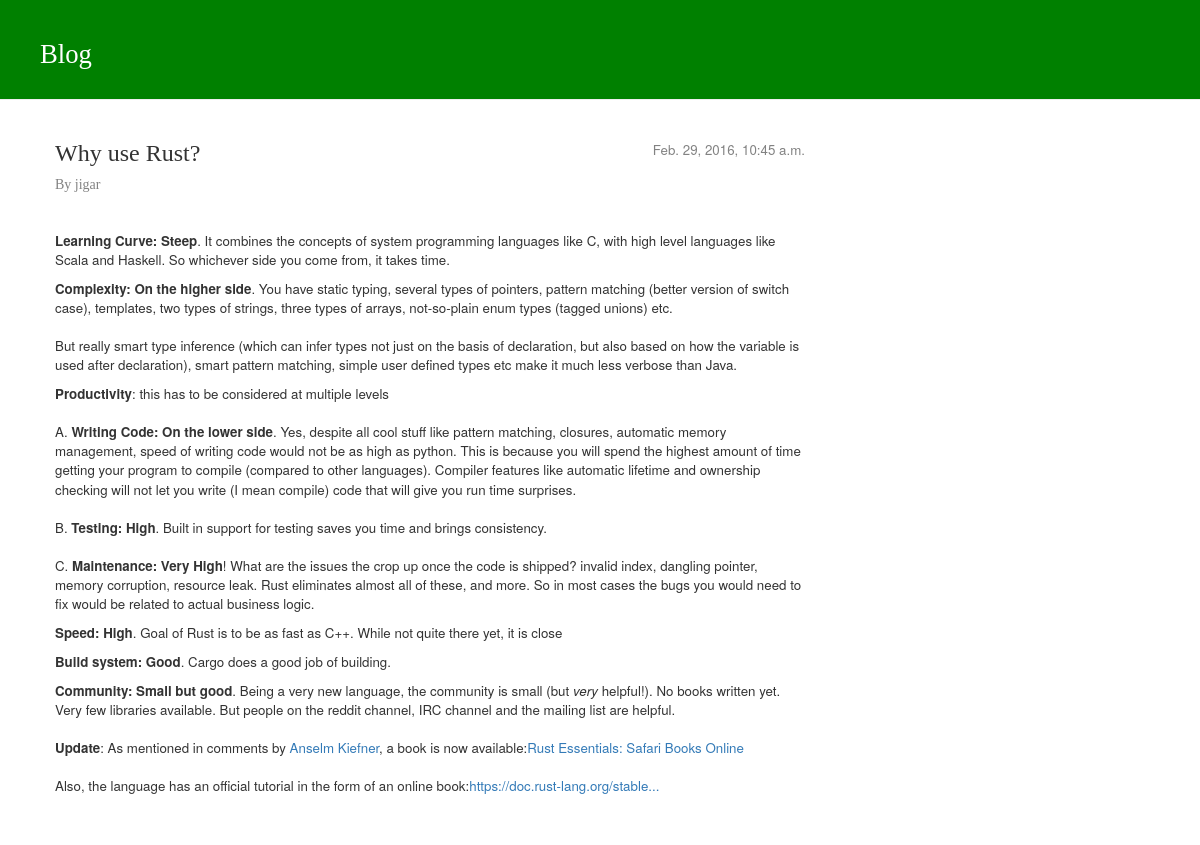
The page /study/post/6/ on the database its author committed.
### practice/models.py (models this page shows, shortened)
class Post(models.Model):
    author = models.ForeignKey('auth.User')
    title = models.CharField(max_length=200)
    text = RichTextField()
    created_date = models.DateTimeField(
            default=timezone.now)
    published_date = models.DateTimeField(
            blank=True, null=True)

### practice/views.py (the view)
# urls.py: url(r'^post/(?P<pk>[0-9]+)/$', post_detail, name='post_detail'),
def post_detail(request, pk):
    post = get_object_or_404(Post, pk=pk)
    return render(request, 'practice/blog_detail.html', {'post': post})

### practice/templates/practice/blog_detail.html
{% extends 'practice/base.html' %}
{% block content %}
    <div class="post">
        {% if post.published_date %}
            <div class="date">
                {{ post.published_date }}
            </div>
        {% endif %}
        <h3>{{ post.title }}</h3>
        <h5 class="author">By {{post.author}}</h5><br>
        <p>{{ post.text|safe|linebreaks }}</p>
    </div>
{% endblock %}

### practice/static/css/blog.css (style rules this page uses)
h1, h2, h3, h4, h5 { font-family: 'Lobster', cursive; }
.author { color: #828282; }
.date { float: right; color: #828282; }
.post { margin-bottom: 50px; font-size: 10pt; }

### rows shown on the page
Post: published_date "Feb. 29, 2016, 10:45 a.m.", title "Why use Rust?", author "jigar", text "Learning Curve: Steep . It combines the concepts of system programming languages like C, with high level languages like Scala and Haskell. So whichever side you come from, it takes time. Complexity: On the higher side . You have static typing, several types of pointers, pattern matching (better version of switch case), templates, two types of strings, three types of arrays, not-so-plain enum types (tagged unions) etc. But really smart type inference (which can infer types not just on the basis of declaration, but also based on how the variable is used after declaration), smart pattern matching, simple user defined types etc make it much less verbose than Java. Productivity : this has to be…"
